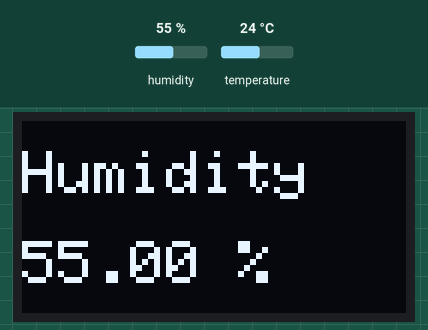
Recording of a sketch running on a simulated Arduino Uno, built with avr-gcc and run on an emulated ATmega328P. On the bench: 128×64 one-colour display. The inputs (shaded band) are chosen by the test bench; at power-on: humidity 55 %, temperature 24 °C.

Above: at 10.9 s.
11.0 s: humidity set to 22 %
At 21.2 s:
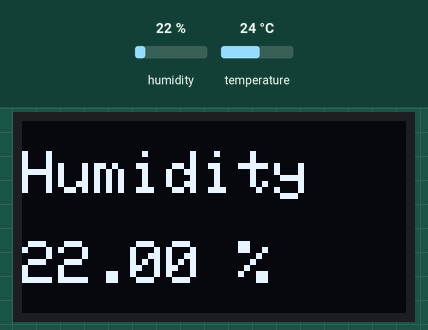
21.7 s: temperature set to 12 °C
At 35.6 s:
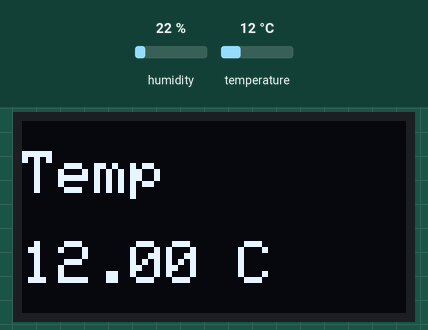
35.7 s: humidity set to 40 %
At 41.1 s:
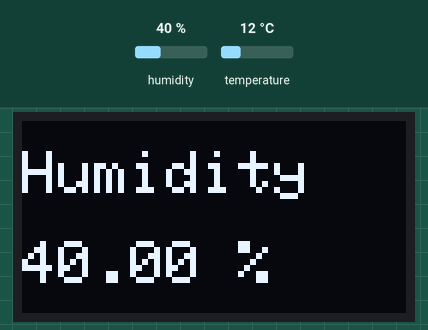
46.9 s: temperature set to 19 °C
At 56.5 s:
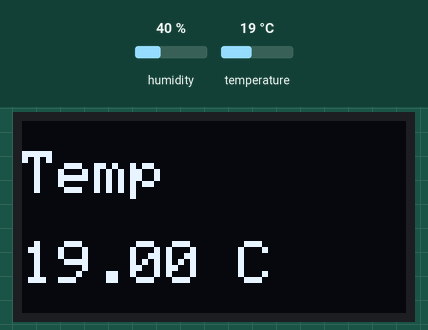
Timing chart, 0 to 58.0 s (numbered marks = the images above; inputs shaded):
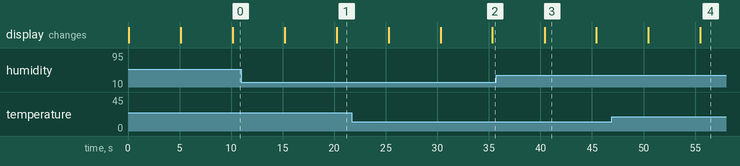

The sketch:

Sketch_01.ino
```cpp
#include "DHT.h"

#define DHTPIN 2     // Digital pin connected to the DHT sensor

#define DHTTYPE DHT11
DHT dht(DHTPIN, DHTTYPE);

/**************************************************************************/

#include <SPI.h>
#include <Wire.h>
#include <Adafruit_GFX.h>
#include <Adafruit_SSD1306.h>

#define SCREEN_WIDTH 128 // OLED display width, in pixels
#define SCREEN_HEIGHT 64 // OLED display height, in pixels

// Declaration for an SSD1306 display connected to I2C (SDA, SCL pins)
// The pins for I2C are defined by the Wire-library.
// On an arduino UNO:       A4(SDA), A5(SCL)
// On an arduino MEGA 2560: 20(SDA), 21(SCL)
// On an arduino LEONARDO:   2(SDA),  3(SCL), ...
#define OLED_RESET     4 // Reset pin # (or -1 if sharing Arduino reset pin)
#define SCREEN_ADDRESS 0x3C ///< See datasheet for Address; 0x3D for 128x64, 0x3C for 128x32
Adafruit_SSD1306 display(SCREEN_WIDTH, SCREEN_HEIGHT, &Wire, OLED_RESET);


//***************** OLED+Temp **************************
void DisplayTempAndHumidity()
{
  // Reading temperature or humidity takes about 250 milliseconds!
  // Sensor readings may also be up to 2 seconds 'old' (its a very slow sensor)
  float h = dht.readHumidity();
  // Read temperature as Celsius (the default)
  float t = dht.readTemperature();

  display.clearDisplay();

  display.setTextSize(2);
  display.clearDisplay();
  display.setTextColor(SSD1306_WHITE);
  display.setCursor(0,10);
  display.print("Humidity");
  display.setCursor(0,40);
  display.print(h);
  display.print(" %");
  display.display();
  delay(5000);

  display.clearDisplay();
  display.setCursor(0,10);
  display.print("Temp");
  display.setCursor(0,40);
  display.print(t);
  display.print(" C");
  display.display();
  delay(5000);
}
//******************************************************


//******************* RTC ******************************
//******************************************************


//******************* SERVO ****************************
//******************************************************

void setup()
{
  Serial.begin(9600);
  //Begin I2C
  Wire.begin();
  //Begin OLED
  if(!display.begin(SSD1306_SWITCHCAPVCC, SCREEN_ADDRESS)) {
    Serial.println(F("SSD1306 allocation failed"));
    for(;;); // Don't proceed, loop forever
  }
  //Begin humidity sensor
  dht.begin();

}


void loop() {
  DisplayTempAndHumidity();
}
```

Measured:
- after the input at 11.0 s, the display: first differs from a run without the input after 9.2 s (image 1)
- after the input at 21.7 s, the display: first differs from a run without the input after 13.6 s (image 2)
- after the input at 35.7 s, the display: changes after 4.7 s (image 3)
- after the input at 46.9 s, the display: first differs from a run without the input after 8.6 s (image 4)
- what the display in image 3 shows lasts 5.0 s, from 40.4 s to 45.4 s
